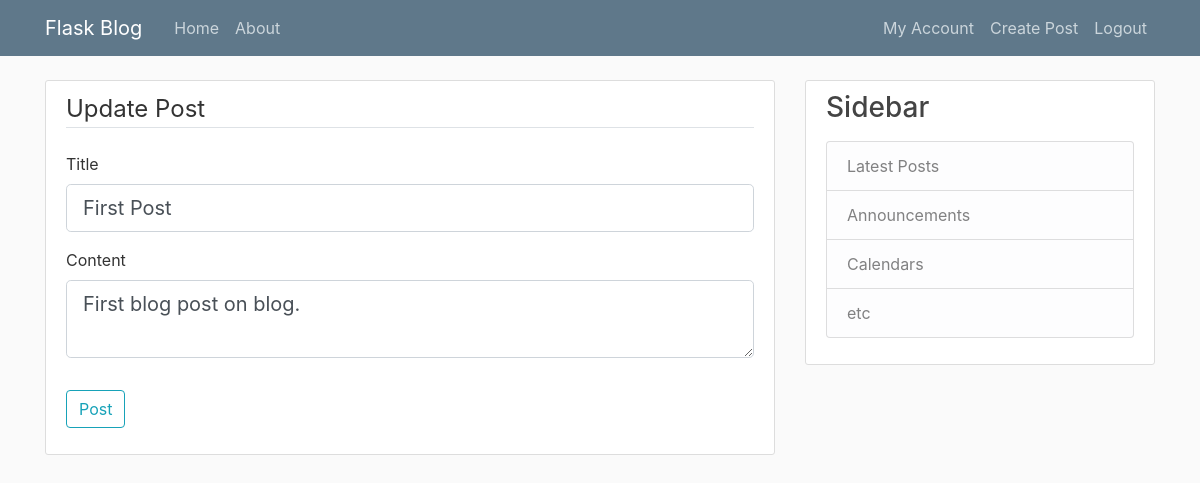
The app's page /post/2/update (signed in), older data.
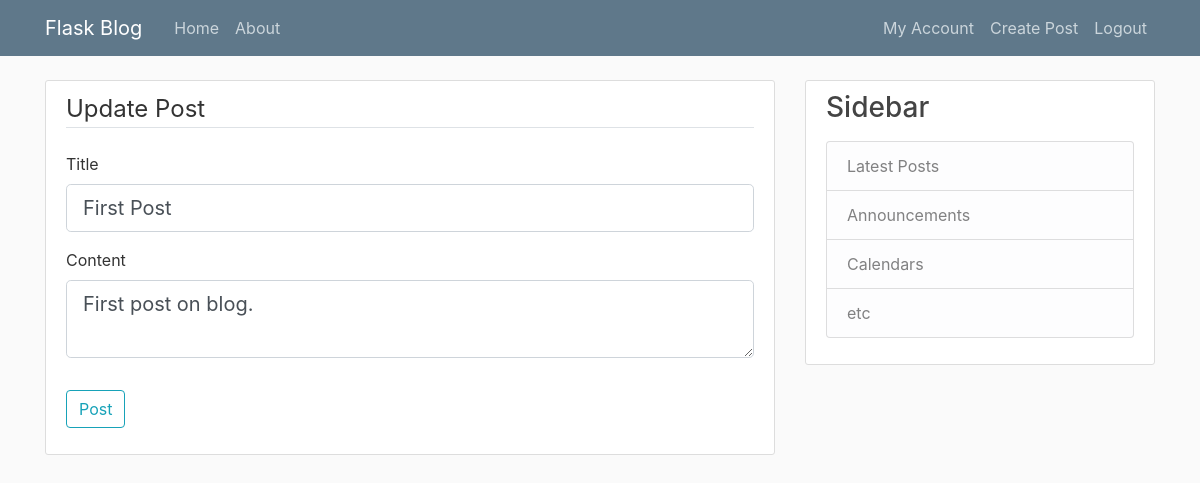
The same page, newer data.
### system/models.py (models this page shows, shortened)
class Post(db.Model):
    id = db.Column(db.Integer, primary_key=True)
    title = db.Column(db.String(100), nullable=False)
    date_posted = db.Column(db.DateTime, nullable=False, default=datetime.utcnow)
    content = db.Column(db.Text, nullable=False)
    user_id = db.Column(db.Integer, db.ForeignKey('user.id'), nullable=False)

### system/routes.py (the view)
@app.route('/post/<int:post_id>/update', methods=['GET', 'POST'])
@login_required
def update_post(post_id):
    post = models.Post.query.get_or_404(post_id)
    if current_user != post.author:
        abort(403)
    form = forms.PostForm()
    if form.validate_on_submit():
        post.title = form.title.data
        post.content = form.content.data
        db.session.commit()
        flash("Post updated succcessfully.", "success")
        return redirect(url_for('post', post_id=post.id))
    elif request.method == 'GET':
        form.title.data = post.title
        form.content.data = post.content
    return render_template('create_post.html', legend="Update Post", title="Update Post", form=form)

### system/forms.py
class PostForm(FlaskForm):
    title = StringField('Title', validators=[DataRequired()])
    content = TextAreaField('Content', validators=[DataRequired()])
    submit = SubmitField('Post')

### system/models.py (called while the page is built)
@login_manager.user_loader
def load_user(user_id):
    return User.query.get(int(user_id))

### system/templates/create_post.html (shortened to what this page needs)
{% extends "base.html" %}
{% block content %}
<div class="content-section">
    <form method="POST" action="">
        <fieldset class="form-group">
            <legend class="border-bottom mb-4">{{ legend }}</legend>
            <div class="form-group">
                {{ form.title.label(class="form-control-label") }}
                {% if form.title.errors %}
                    {{ form.title(class="form-control form-control-lg is-invalid") }}
                    <div class="invalid-feedback">
                        {% for error in form.title.errors %}
                            <span>{{ error }}</span>
                        {% endfor %}
                    </div>
                {% else %}
                    {{ form.title(class="form-control form-control-lg") }}
                {% endif %}
            </div>
            <div class="form-group">
                {{ form.content.label(class="form-control-label") }}
                {% if form.content.errors %}
                    {{ form.content(class="form-control form-control-lg is-invalid") }}
                    <div class="invalid-feedback">
                        {% for error in form.content.errors %}
                            <span>{{ error }}</span>
                        {% endfor %}
                    </div>
                {% else %}
                    {{ form.content(class="form-control form-control-lg") }}
                {% endif %}
            </div>
        </fieldset>
        <div class="form-group">
            {{ form.submit(class="btn btn-outline-info") }}
        </div>
    </form>
</div>
{% endblock content %}

### system/templates/base.html (shortened to what this page needs)
<!DOCTYPE html>
 <html class="no-js">
    <head>
        <link rel="stylesheet" href="https://stackpath.bootstrapcdn.com/bootstrap/4.4.1/css/bootstrap.min.css">
        <link rel="stylesheet" href="{{url_for("static", filename="main.css")}}">
    </head>
    <body>
        <header class="site-header">
            <nav class="navbar navbar-expand-md navbar-dark bg-steel fixed-top">
              <div class="container">
                <a class="navbar-brand mr-4" href="/">Flask Blog</a>
                <div class="collapse navbar-collapse" id="navbarToggle">
                  <div class="navbar-nav mr-auto">
                    <a class="nav-item nav-link" href="/">Home</a>
                    <a class="nav-item nav-link" href="{{ url_for('about') }}">About</a>
                  </div>
                  <div class="navbar-nav">
                    {% if not current_user.is_authenticated %}
                      <a class="nav-item nav-link" href="{{ url_for('login') }}">Login</a>
                      <a class="nav-item nav-link" href="{{ url_for('register') }}">Register</a>
                    {% else %}
                    <a class="nav-item nav-link" href="{{ url_for('account') }}">My Account</a>
                    <a class="nav-item nav-link" href="{{ url_for('create_post') }}">Create Post</a>
                      <a class="nav-item nav-link" href="{{ url_for('logout') }}">Logout</a>
                    {% endif %}
                  </div>
                </div>
              </div>
            </nav>
          </header>
          <main role="main" class="container">
            <div class="row">
              <div class="col-md-8">
                {% block content %}{% endblock %}
              </div>
              <div class="col-md-4">
                <div class="content-section">
                  <h3>Sidebar</h3>
                  <p class='text-muted'>
                    <ul class="list-group">
                      <li class="list-group-item list-group-item-light">Latest Posts</li>
                      <li class="list-group-item list-group-item-light">Announcements</li>
                      <li class="list-group-item list-group-item-light">Calendars</li>
                      <li class="list-group-item list-group-item-light">etc</li>
                    </ul>
                  </p>
                </div>
              </div>
            </div>
          </main>
    </body>
</html>

### system/static/main.css (style rules this page uses)
body { background: #fafafa; color: #333333; margin-top: 5rem; }
h1, h2, h3, h4, h5, h6 { color: #444444; }
.bg-steel { background-color: #5f788a; }
.site-header .navbar-nav .nav-link { color: #cbd5db; }
.content-section { background: #ffffff; padding: 10px 20px; border: 1px solid #dddddd; border-radius: 3px; margin-bottom: 20px; }

Row changes from the older to the newer data that the page shows:
changed Post "First Post": content "First blog post on blog." → "First post on blog."
